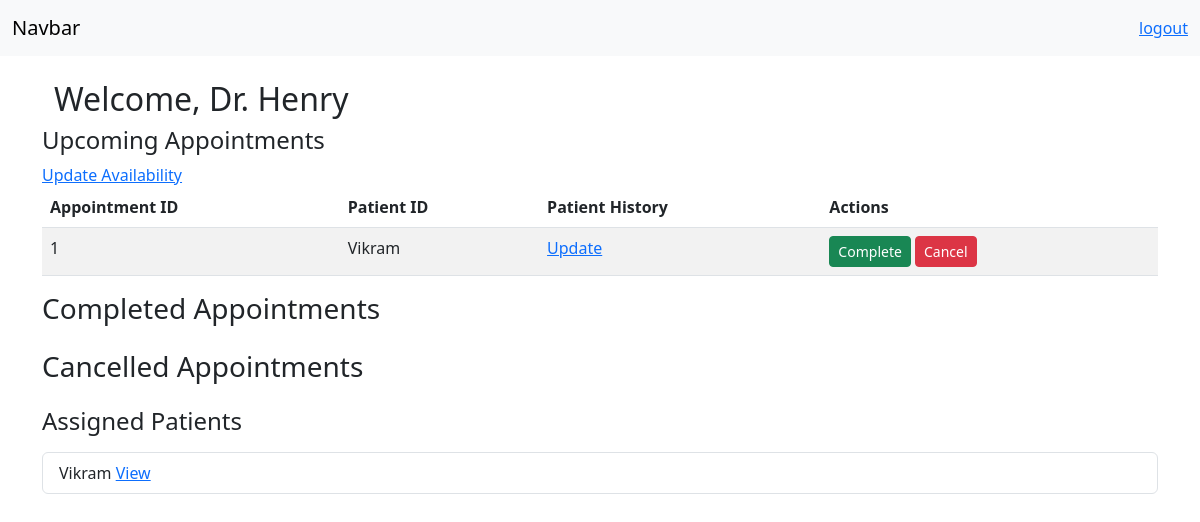
The page /doctor_dashboard on the database as committed earlier.
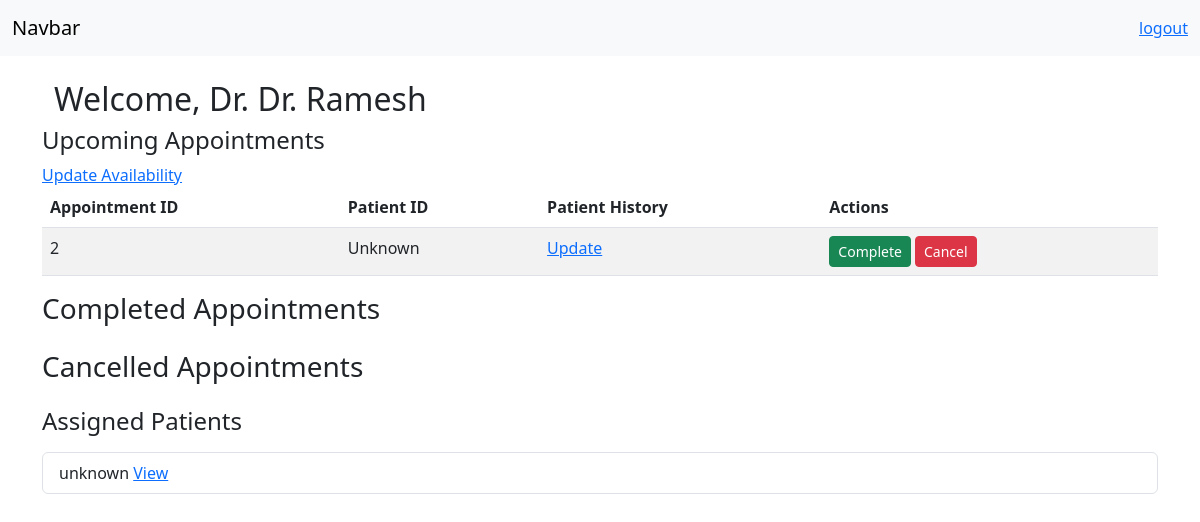
The same page on the database as committed later.
### application/models.py (models this page shows)
class Doctor(db.Model):
    __tablename__ = "doctor"
    id=db.Column(db.Integer(),primary_key=True,autoincrement=True)
    doctor_id = db.Column(db.Integer(),db.ForeignKey('user.user_id'),nullable=False)
    name = db.Column(db.String(100),nullable=False)
    username = db.Column(db.String(100),nullable=False)
    department = db.Column(db.String(100),db.ForeignKey("department.department_name"),nullable=False)
    availability = db.Column(db.String(200), nullable=True)
    appointments = db.relationship("Appointment", backref="doctor", cascade="all, delete-orphan")

class Appointment(db.Model):
    __tablename__ = "appointment"
    appointment_id = db.Column(db.Integer(),primary_key=True,autoincrement=True)
    patient_id = db.Column(db.Integer() , db.ForeignKey("patient.patient_id") ,nullable=False)
    doctor_id = db.Column(db.Integer() , db.ForeignKey("doctor.id"),nullable=True)
    date = db.Column(db.Date(),nullable = False)
    time = db.Column(db.Time(),nullable = False)
    status = db.Column(db.String(),nullable = False , default="Booked")

class Patient(db.Model):
    __tablename__ = "patient"
    id=db.Column(db.Integer(),primary_key=True,autoincrement=True)
    patient_id = db.Column(db.Integer, db.ForeignKey("user.user_id"), unique=True)
    name=db.Column(db.String(),nullable=False)
    username = db.Column(db.String(),nullable=False)
    age=db.Column(db.Integer(),nullable=False)
    gender=db.Column(db.String())
    contact=db.Column(db.String(),unique=True,nullable=False)
    address=db.Column(db.String())
    appointments=db.relationship("Appointment",backref="patient",cascade="all, delete-orphan")

### application/doctor_api.py (the view)
@api.route("/doctor_dashboard",methods = ["GET","POST"])
def doctor_dashboard():
    if request.method == "GET":
        current_doctor=Doctor.query.first()
        booked = Appointment.query.filter_by(doctor_id=current_doctor.doctor_id, status="Booked").all()
        completed = Appointment.query.filter_by(doctor_id=current_doctor.doctor_id, status="Completed").all()
        cancelled = Appointment.query.filter_by(doctor_id=current_doctor.doctor_id, status="Cancelled").all()
        patient_map = {p.patient_id: p.name for p in Patient.query.all()}
        return render_template("doctor/doctor_dashboard.html",doctor=current_doctor,name=current_doctor.name,booked=booked,completed=completed,cancelled=cancelled,patient_map=patient_map)

### templates/doctor/doctor_dashboard.html (shortened to what this page needs)
{% extends "doctor/layout.html" %}
{% block body %}
  <div class="container-fluid">
    <h2>Welcome, Dr. {{ name }}</h2>
  </div>
  <h4>Upcoming Appointments</h4>
  <a href="{{ url_for('doctor_api.update_availability',doctor_id=doctor.doctor_id)}}">Update Availability</a>
  <table class="table table-striped">
    <thead>
      <tr>
        <th>Appointment ID</th>
        <th>Patient ID</th>
        <th>Patient History</th>
        <th>Actions</th>
      </tr>
    </thead>
    <tbody>
    {% for appt in booked %}
      <tr>
        <td>{{ appt.appointment_id }}</td>
        <td>{{ patient_map.get(appt.patient_id, 'Unknown') }}</td>
        <td>
          <a href="{{ url_for('doctor_api.update_history',patient_id=appt.patient_id) }}">Update</a>
        </td>
        <td>
          <a href="{{ url_for('doctor_api.mark_completed', appointment_id=appt.appointment_id) }}" class="btn btn-success btn-sm">Complete</a>
          <a href="{{ url_for('doctor_api.mark_cancelled', appointment_id=appt.appointment_id) }}" class="btn btn-danger btn-sm">Cancel</a>
        </td>
      </tr>
    {% endfor %}
    </tbody>
  </table>
  <h3>Completed Appointments</h3>
<h3>Cancelled Appointments</h3>
  <h4>Assigned Patients</h4>
  {% if booked %}
    <ul class="list-group mt-3">
      {% for appt in booked %}
        <li class="list-group-item">
          <span>{{ patient_map.get(appt.patient_id,"unknown") }}</span>
          <a href="{{ url_for('doctor_api.patient_history',patient_id=appt.patient_id)}}">View</a>
        </li>
      {% endfor %}
    </ul>
  {% else %}
    <p class="mt-3">No Patients Assigned</p>
  {% endif %}
{% endblock %}

Rows that differ between the two databases and show on the page:
removed Doctor: name "Henry"
removed Appointment: appointment_id "1"
no longer on this page (row unchanged): Patient: get "Vikram"
added Doctor: name "Dr. Ramesh"
added Appointment: appointment_id "2", get "Unknown", get "unknown"
